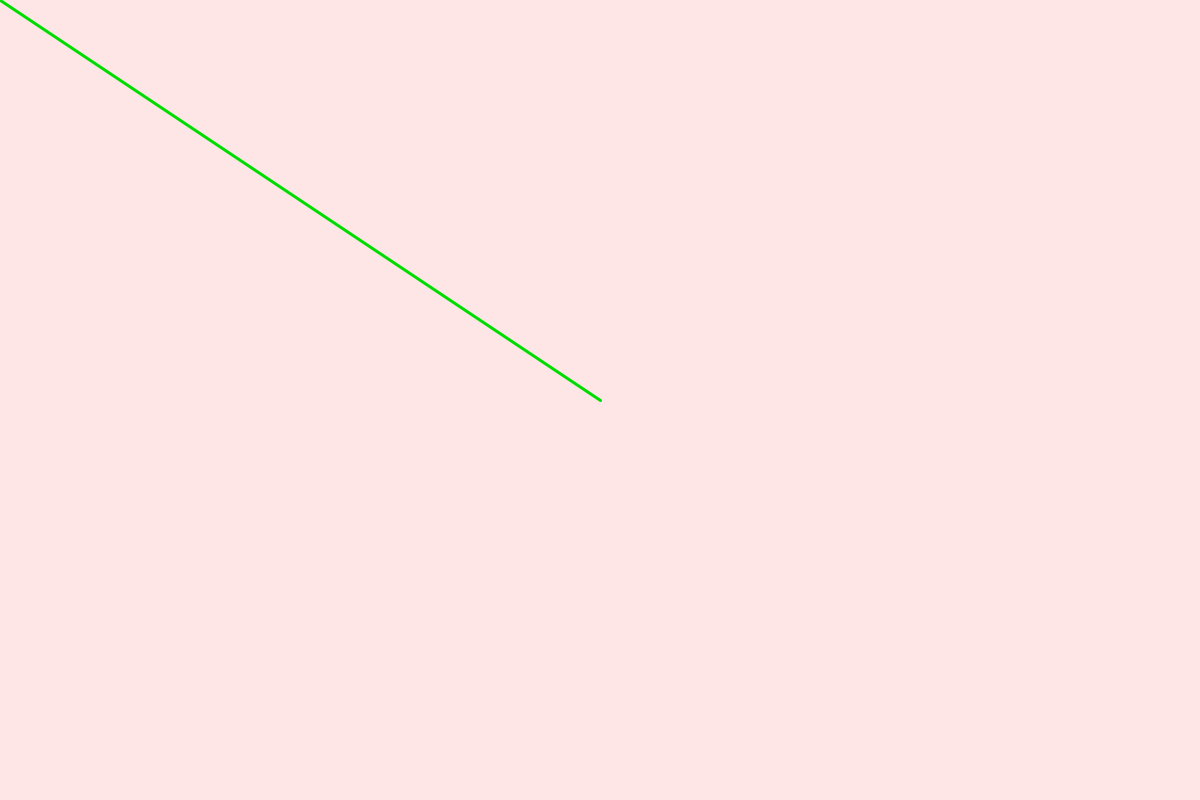
Frame 1 (no input)
Frame 60 (the mouse pressed at the canvas centre just before this capture): identical to frame 1, image omitted
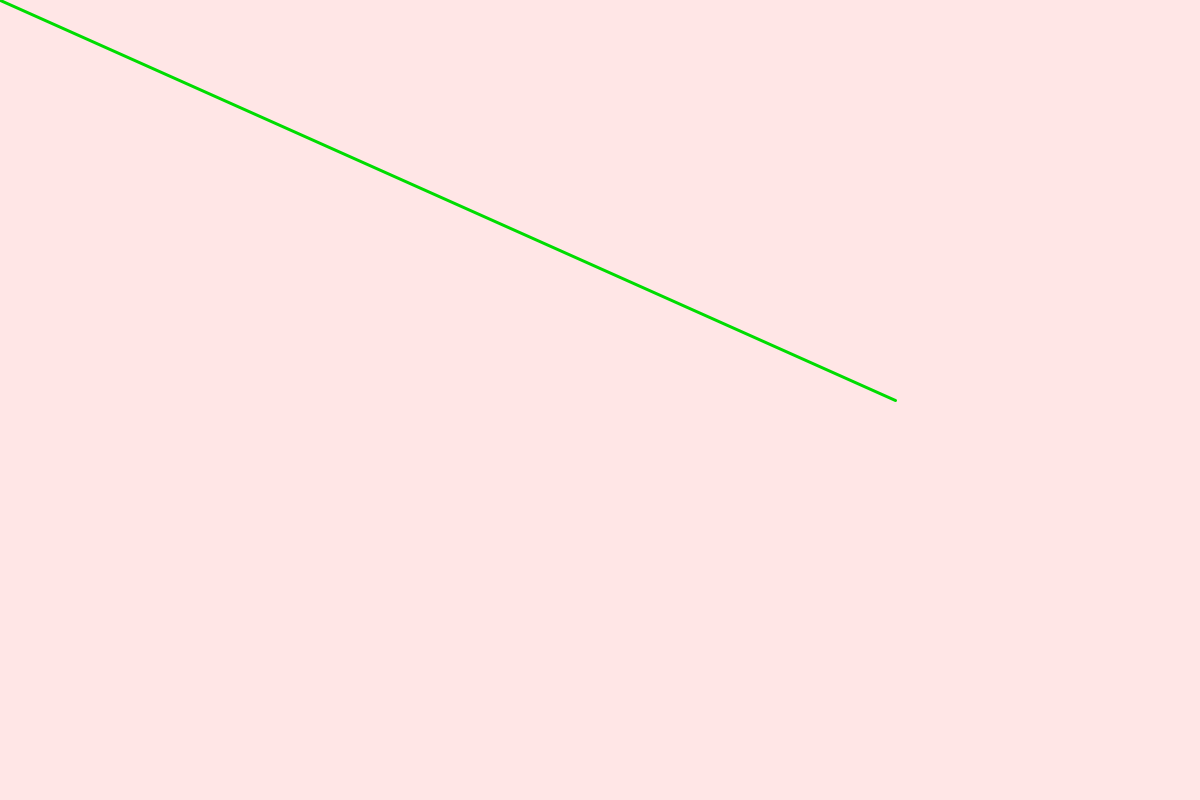
Frame 120 (the mouse held since frame 60 and released just before this capture)

The Processing sketch that drew these frames (run headless with seeded random() and noise(); from frame 60 on, the mouse is pressed at the canvas centre):

// Processing sketch: Vector_methods_demo
// ── Vector_methods_demo.pde
PVector mouse, corner;
float xTrans = 0;
float yTrans = 0;
void setup()
{
  size(1200, 800);
  mouse = new PVector(mouseX, mouseY);
  corner = new PVector(width/2, height/2);
}

void draw()
{
  
  background(255, 230, 230);
  mouse.x = mouseX;
  mouse.y = mouseY;
  
  stroke(0, 220, 0);
  strokeWeight(3);
  
  mouse.normalize();
  line(mouse.x, mouse.y, corner.x, corner.y);
  if(mousePressed)
  {
    corner.x+=5;
  }
  
   
  
  
  
}
